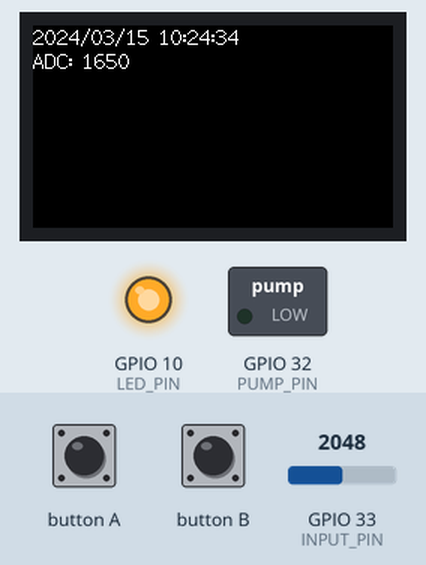
The sketch below on a simulated ESP32. Parts: 240×135 colour display, switched loads named in the sketch (green lamp = pin HIGH), output pins drawn as LEDs (lit = HIGH). The test bench sets the inputs (shaded band); at power-on: GPIO 33 (INPUT_PIN) = 2048. WiFi joins after 1.5 s; servers stay silent unless stated; uploads are accepted with an empty reply; the local clock reads 2024-03-15 10:24:30 at power-on unless the sketch sets it; what the sketch prints to the serial monitor is not drawn.

Above: at 4.8 s.
4.9 s: button A pressed for 1.2 s
At 6.5 s:
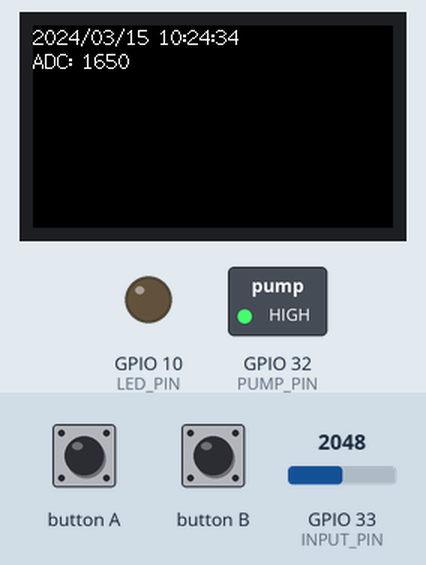
7.6 s: GPIO 33 (INPUT_PIN) set to 2012
At 9.3 s:
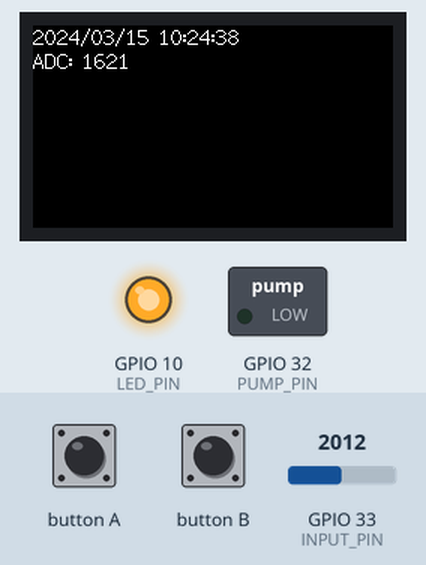
11.4 s: GPIO 33 (INPUT_PIN) set to 2047
At 12.1 s:
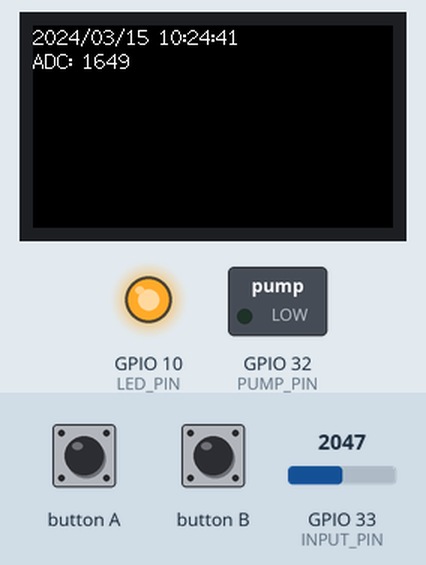
14.2 s: GPIO 33 (INPUT_PIN) set to 1760
At 15.3 s:
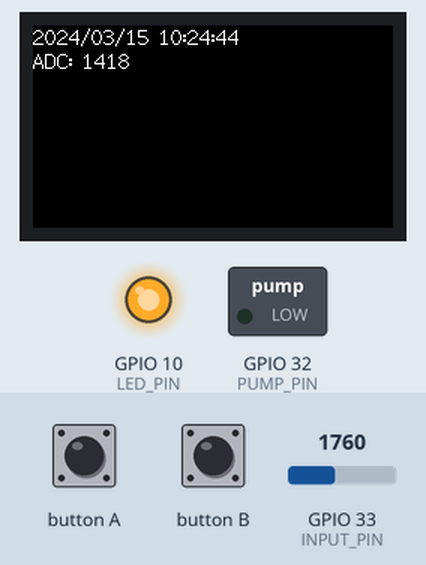
Timing chart, 0 to 17.2 s (numbered marks = the images above; inputs shaded):
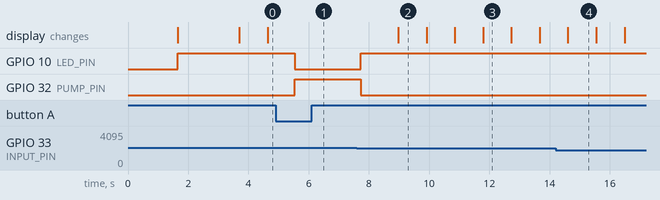

The sketch:

M5StackWatering.ino
```cpp
#include <M5StickCPlus.h>
#include <HTTPClient.h>
#include <ArduinoJson.h>

// wifi 設定
// ssidを設定
#define D_WIFI_SSID ""
// パスワードを設定
#define D_WIFI_PASS ""

//赤色LED
#define LED_PIN   10
// このLEDは、GPIO10の電位を下げることで発光するタイプ
#define LED_ON  LOW
#define LED_OFF HIGH
// センサー
#define INPUT_PIN 33
#define PUMP_PIN  32
// 最大待機時間
#define MAX_LATENCY 300
// 給水無効時間
#define WATER_INVALID_TIME 200
// センサーしきい値
#define SENSER_THRESHOLD 1800
// 給水継続時間
#define WATER_SUPPLY_DURATION 100
// 水分量
int rawADC = 0;
// URL
const char *host_val = "" ;
const char *host_notice = "" ;
const char *host_flag = "" ;
const char *host_flag_last = "" ;
// Json設定
StaticJsonDocument<255> json_request;
char buffer[255];
//setup
void setup() {
  Serial.begin(115200);
  Serial.println("demo!");
  //ライブラリ初期化
  M5.begin();

  M5.Lcd.setRotation(1);
  M5.Lcd.setCursor(0, 0, 2);
  M5.Lcd.printf("Connecting to %s ", D_WIFI_SSID);
  // Wi-Fi接続init
  WiFi.begin(D_WIFI_SSID, D_WIFI_PASS);
  Serial.print("connecting");
  while (WiFi.status() != WL_CONNECTED) {
    Serial.print(".");
    delay(500);
  }

  M5.Lcd.println(" CONNECTED");

  configTime(9 * 3600, 0, "ntp.nict.jp"); // Set ntp time to local

  //M5StickC設定
  pinMode(36,INPUT_PULLUP);
  pinMode(LED_PIN,OUTPUT);
  pinMode(INPUT_PIN, INPUT);
  pinMode(PUMP_PIN, OUTPUT);
  digitalWrite(LED_PIN, LED_OFF);
  M5.Lcd.setRotation(1); // (0:M5が下, 1:M5が右, 2:M5が上, 3:M5が左)

  M5.Lcd.setCursor(0, 6);
  M5.Lcd.setTextColor(WHITE, BLACK);
  // M5.Lcd.setTextSize(3);
  //M5.Lcd.printf("T:%2.2fC\r\nH:%2.2f%%", tmp, hum);
  M5.Lcd.printf("test");
  delay(2000);
}

/**
 * Maps a floating-point value from one range to another range.
 *
 * This function takes a floating-point value `x` and maps it from the input range defined by `in_min` and `in_max`
 * to the output range defined by `out_min` and `out_max`. The mapped value is returned as an integer.
 *
 * @param x The value to be mapped.
 * @param in_min The minimum value of the input range.
 * @param in_max The maximum value of the input range.
 * @param out_min The minimum value of the output range.
 * @param out_max The maximum value of the output range.
 * @return The mapped value as an integer.
 */
int mapfloat(float x, float in_min, float in_max, float out_min, float out_max) {
  return (x - in_min) * (out_max - out_min) / (in_max - in_min) + out_min;
}

/**
 * 100 1350
 *  90 1400
 *  80 1450
 *  70 1500
 *  60 1550
 *  50 1600
 *  40 1650
 *  30 1700
 *  20 1750
 *  10 1800
 *   0 1850
 */
int MaprawADC(int rawADC) {
  return 100 - mapfloat(rawADC, 1350, 1850, 0, 100);
}

// センサーに反応したらデータを送る関数
void sendData() {
  // valここから
  // データをつくる
  json_request["val"] = MaprawADC(rawADC);
  serializeJson(json_request, buffer, sizeof(buffer));
  HTTPClient http;
  Serial.println("1");
  // 通信開始
  http.begin(host_val);
  Serial.println("2");
  http.addHeader("Content-Type", "application/json");
  Serial.println("3");
  // ここでPOSTする
  int status_code = http.POST((uint8_t*)buffer, strlen(buffer));
  // ここでreturnうけとる
  String status_message = http.getString();
  Serial.println(status_code);
  Serial.println(status_message);
  // valここまで
  http.end();
  Serial.println("Send");
}

void sendNotice(int data) {
  // noticeここから
  // データをつくる
  json_request["notice"] = data;
  serializeJson(json_request, buffer, sizeof(buffer));
  HTTPClient http;
  Serial.println("1");
  // 通信開始
  http.begin(host_notice);
  Serial.println("2");
  http.addHeader("Content-Type", "application/json");
  Serial.println("3");
  // ここでPOSTする
  int status_code = http.POST((uint8_t*)buffer, strlen(buffer));
  // ここでreturnうけとる
  String status_message = http.getString();
  Serial.println(status_code);
  Serial.println(status_message);
  // noticeここまで
  http.end();
  Serial.println("Send");
}

void watering() {
  int timer = 0;
  int begin_time = 0;
  struct tm timeInfo;
  getLocalTime(&timeInfo);
  begin_time = timeInfo.tm_min * 60 + timeInfo.tm_sec;
  digitalWrite(LED_PIN, LED_ON);
  digitalWrite(PUMP_PIN, true);
  sendNotice(1);
  Serial.println("ON");

  M5.Lcd.setCursor(0, 50);
  while(1) {
    delay(1000);
    getLocalTime(&timeInfo);
    timer = timeInfo.tm_min * 60 + timeInfo.tm_sec;
    rawADC = analogReadMilliVolts(INPUT_PIN);
    Serial.println("ADC: " + String(rawADC));
    Serial.println("time: " + String(timer-begin_time));
    if (rawADC < 1650) {
      break;
    } else if (timer - begin_time > 180 || timer - begin_time < 0) {
      digitalWrite(LED_PIN, LED_OFF);
      digitalWrite(PUMP_PIN, false);
      sendNotice(2);
      Serial.println("time out");
      return;
    }
  }
  digitalWrite(LED_PIN, LED_OFF);
  digitalWrite(PUMP_PIN, false);
  sendNotice(0);
  Serial.println("OFF");
}

void get_instruction() {
  HTTPClient http;
  http.begin(host_flag_last);
  int status_code = http.GET();
  String status_message = http.getString();
  Serial.println(status_code);
  Serial.println(status_message);
  http.end();
  if (status_code == 200) {
    if (status_message == "1") {
      watering();
      // 通信開始
      json_request["flag"] = 0;
      http.begin(host_flag);
      http.addHeader("Content-Type", "application/json");
      int status_code_post = http.POST((uint8_t*)buffer, strlen(buffer));
      String status_message_post = http.getString();
      Serial.println(status_code_post);
      Serial.println(status_message_post);
      http.end();
      Serial.println("Send");
    }
  }
}

//loop
void loop() {
  // 時間を取得
  struct tm timeInfo;
  getLocalTime(&timeInfo);
  char now[20];
  sprintf(now, "%04d/%02d/%02d %02d:%02d:%02d",
    timeInfo.tm_year + 1900,
    timeInfo.tm_mon + 1,
    timeInfo.tm_mday,
    timeInfo.tm_hour,
    timeInfo.tm_min,
    timeInfo.tm_sec
  );
  M5.Lcd.fillScreen(BLACK);
  M5.Lcd.setCursor(0, 0, 2);
  M5.Lcd.println(now);
  M5.Lcd.print("ADC: " + String(rawADC));
  Serial.println(M5.Axp.GetBatVoltage());
  // 0.9秒単位
  delay(900);
  rawADC = analogReadMilliVolts(INPUT_PIN);
  M5.update();// ボタン全体の状態更新
  // test ボタンAが押されたとき。
  if (M5.BtnA.wasPressed()) {
    watering();
    Serial.println("ON");
    while (M5.BtnA.wasReleased() == false) {
      M5.update();// ボタン全体の状態更新
      delay(1000);
    }
    Serial.println("OFF");
  }
  if (timeInfo.tm_min % 30 == 0 && timeInfo.tm_sec == 0) {
    sendData();
  }
  if (timeInfo.tm_sec == 0) {
    get_instruction();
  }
}
```

Measured:
- the behaviour switches between 2048 and 2047 on GPIO 33 (INPUT_PIN) (found by bisection; images 1 and 2)
- after the input at 4.9 s, GPIO 10 (LED_PIN): HIGH → LOW after 0.64 s; GPIO 32 (PUMP_PIN): LOW → HIGH after 0.64 s
- after the input at 7.6 s, GPIO 10 (LED_PIN): LOW → HIGH after 0.14 s; GPIO 32 (PUMP_PIN): HIGH → LOW after 0.14 s; the display: changes after 1.4 s (image 2)
- what the display in image 4 shows lasts 0.9 s, from 14.6 s to 15.5 s
